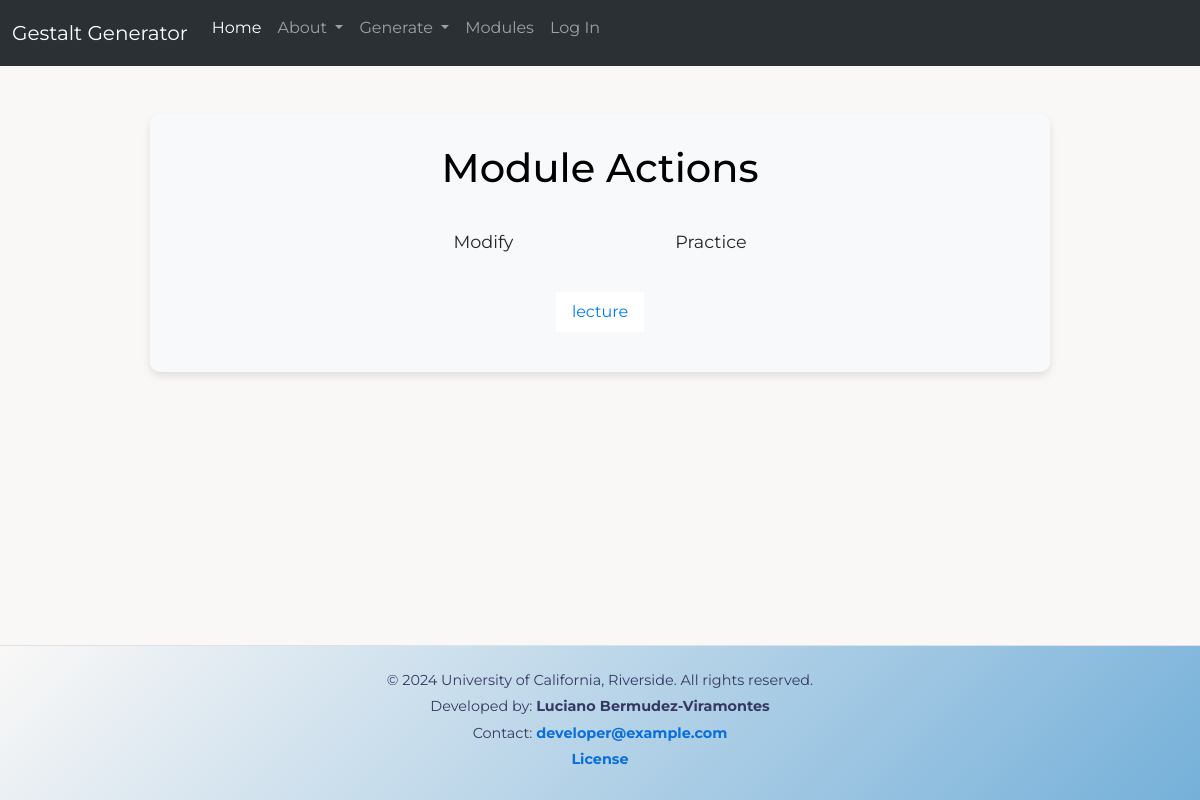
The app's page /quiz_overview/6/actions, older data.
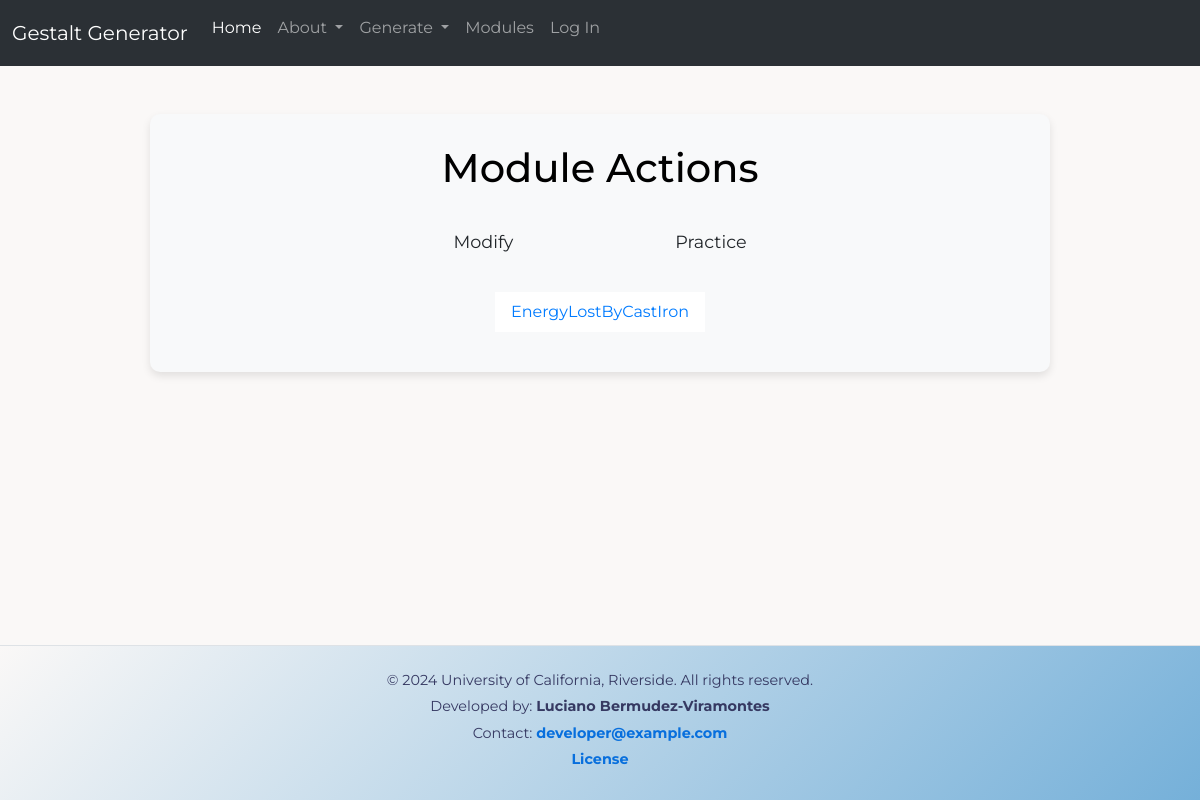
The same page, newer data.
### app/db_models/models.py (models this page shows, shortened)
class Folder(db.Model):
    id = db.Column(db.Integer, primary_key=True)
    name = db.Column(db.String(256), nullable=False)
    files = db.relationship('File', backref='folder', lazy=True)
    question_metadata = db.relationship('QuestionMetadata', backref='folder', lazy=True)
    module_id = db.Column(db.Integer, db.ForeignKey('edu_module.id'), nullable=False)

### app/routes/quiz_views/quiz_overview.py (the view)
@quiz_overview_bp.route("/quiz_overview/<folder_id>/actions", methods=['GET', 'POST'])
def modules_action(folder_id):
    folder = Folder.query.filter_by(id=folder_id).first_or_404(description="Quiz Not Found")
    session["folder_id"] = folder.id
    return render_template('module_actions.html',folder=folder)

### app/templates/module_actions.html (shortened to what this page needs)
{% extends "base.html" %}
{% block content %}
<div class="action-container my-5">
    <h1 class="text-center mb-4">Module Actions</h1>
    <div class="module-action-container text-center mb-4">
        <button type="button" class="btn " id="modify-btn" data-bs-toggle="button" onclick="showContent('modify') ">Modify</button>
        <button type="button" class="btn " aria-pressed="true" data-bs-toggle="button" id="practice-btn" onclick="showContent('practice')">Practice</button>
    </div>
    <div id="dynamic-content">
        <div id="practice-content" class="" style="display: none;">
            <ul class="list-group list-group-flush">
                <li class="list-group-item">
                    <a href="{{ url_for('quiz_overview_bp.render_content', folder_id=folder.id) }}">{{ folder.name }}</a>
                </li>
            </ul>
        </div>
    </div>
</div>
{% endblock %}

Row changes from the older to the newer data that the page shows:
changed Folder: name "lecture" → "EnergyLostByCastIron"
